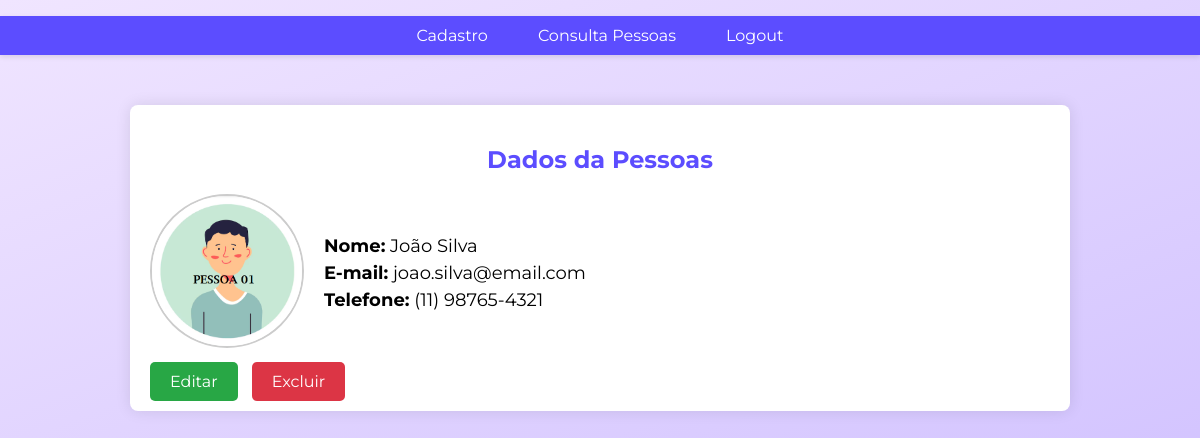
The page /ver/7 on the database its author committed.
### tables this page shows
CREATE TABLE "tb_pessoas" (
	"pessoas_id"	INTEGER,
	"nome"	TEXT,
	"email"	TEXT,
	"telefone"	TEXT,
	"imagem"	TEXT,
	PRIMARY KEY("pessoas_id" AUTOINCREMENT)
);

### run.py (the view)
@app.route('/ver/<int:id>', methods=['GET', 'POST'])
def ver(id):
    conexao = sqlite3.connect('models/agenda.db')
    cursor = conexao.cursor()
    cursor.execute("SELECT * FROM tb_pessoas WHERE pessoas_id = ?", (id,))
    pessoa = cursor.fetchone()
    conexao.close()
    return render_template('ver.html', pessoa=pessoa)

### templates/ver.html (shortened to what this page needs)
<!DOCTYPE html>
<html lang="pt-br">
<head>
    <link rel="stylesheet" href="/static/styles/estilo.css">
</head>
<body>
    <nav>
        <ul>
            <li><a href="/cadastro">Cadastro</a></li>
            <li><a href="/consulta">Consulta Pessoas</a></li>
            <li><a href="/logout">Logout</a></li>
        </ul>
    </nav>
    <div class="container2">
        <h2>Dados da Pessoas</h2>
        <div class="profile-container">
            <div class="profile-image">
                {% if pessoa[4] %}
                <img src="/static/assets/{{ pessoa[4] }}" alt="Imagem de {{ pessoa[1] }}">
                {% else %}
                <img src="/static/default-profile.png" alt="Imagem não disponível">
                {% endif %}
            </div>
            <div class="profile-details">
                <p><strong>Nome:</strong> {{ pessoa[1] }}</p>
                <p><strong>E-mail:</strong> {{ pessoa[2] }}</p>
                <p><strong>Telefone:</strong> {{ pessoa[3] }}</p>
            </div>
        </div>
        <div class="action-buttons">
            <a href="/editar/{{ pessoa[0] }}" class="link-editar">Editar</a>
            <a href="/excluir/{{ pessoa[0] }}" class="link-excluir">Excluir</a>
        </div>
    </div>
</body>
</html>

### static/styles/estilo.css (style rules this page uses)
body { font-family: 'Montserrat', sans-serif; margin: 0; padding: 0; background: linear-gradient(to bottom right, #f0e5ff, #d3c4ff); }
nav ul { list-style-type: none; padding: 0; display: flex; background-color: #5c4dff; justify-content: center; box-shadow: 0 2px 5px rgba(0, 0, 0, 0.1); }
nav ul li { margin: 0 15px; }
nav ul li a { color: white; text-decoration: none; padding: 10px; display: block; transition: background-color 0.3s, transform 0.3s; }
h2 { text-align: center; margin-bottom: 20px; color: #5c4dff; font-size: 24px; }
.container2 { max-width: 900px; margin: 50px auto; padding: 20px; background-color: #ffffff; border-radius: 8px; box-shadow: 0 0 15px rgba(0, 0, 0, 0.1); }
.profile-container { display: flex; align-items: center; gap: 20px; margin-top: 20px; }
.profile-image img { width: 150px; height: 150px; object-fit: cover; border-radius: 50%; border: 2px solid #ccc; }
.profile-details p { font-size: 18px; margin: 5px 0; }
.action-buttons { margin-top: 20px; }
.action-buttons a { padding: 10px 20px; border-radius: 5px; color: white; text-decoration: none; font-size: 16px; margin-right: 10px; }
.link-editar { background-color: #28a745; }
.link-excluir { background-color: #dc3545; }

### rows shown on the page
tb_pessoas: imagem (picture), nome "João Silva", email "joao.silva@email.com", telefone "(11) 98765-4321"
